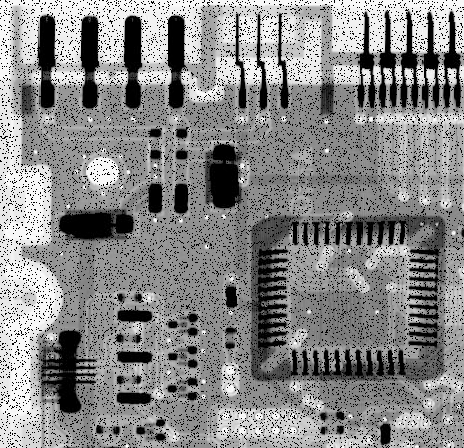
#> input picture DEP_C5/DIP3E_CH05_Original_Images/Fig0508(a)(circuit-board-pepper-prob-pt1).tif, 464 x 448 px, found by its file name
$ python example_5_2.py
#> lines starting #> are read from the running program, lines starting #| are printed output that depends on the picture
import numpy as np
import matplotlib.pyplot as plt
import cv2

img = cv2.imread('/Users/ariazare/Projects/python/DEP_C5/DIP3E_CH05_Original_Images/Fig0508(a)(circuit-board-pepper-prob-pt1).tif')
#> img is the input picture: shape (448, 464, 3); min 0, max 255, mean 135.7
img = cv2.cvtColor(img, cv2.COLOR_RGB2GRAY)
#> img: shape (448, 464)


def contraharmonic_mean_filter(src, q, kernel_size):
#> called with q = 1.5, kernel_size = (5, 5)
    dst = np.zeros(src.shape, 'float32')
    src_height = src.shape[0] - (kernel_size[0] // 2) - 1
#> src_height = 445
    src_width = src.shape[1] - (kernel_size[1] // 2) - 1
#> src_width = 461
    for i in range((kernel_size[0] // 2) + 1, src_height):
        for j in range((kernel_size[1] // 2) + 1, src_width):
            sum_1 = 0
            sum_2 = 0
            for k in range(-(kernel_size[0]//2), kernel_size[0]//2):
                for l in range(-(kernel_size[1]//2), kernel_size[1]//2):
                    sum_1 += np.power(src[i+k, j+l], q+1)
                    sum_2 += np.power(src[i+k, j+l], q)
            if sum_2 == 0:
                dst[i, j] = 0
            else:
                dst[i, j] = sum_1 // sum_2
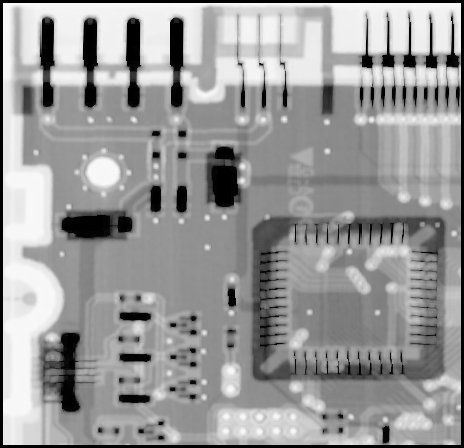
#> dst: shape (448, 464) float32; min 0, max 250, mean 153.2
    return dst


filtered_image = contraharmonic_mean_filter(img, 1.5, (5, 5))

plt.imshow(filtered_image, 'Greys_r')
plt.show()
